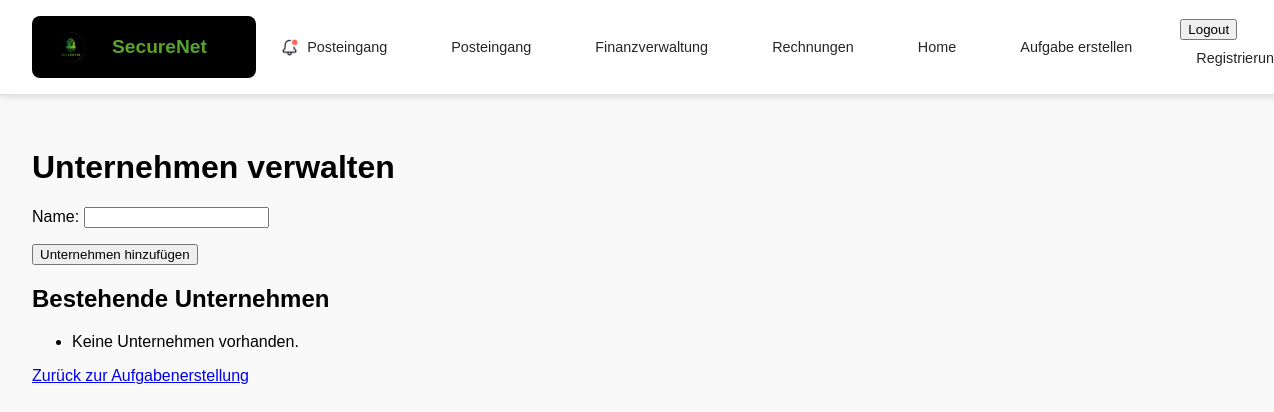
/posts/unternehmen_verwalten/ (signed in), run on an earlier commit of the app's database.
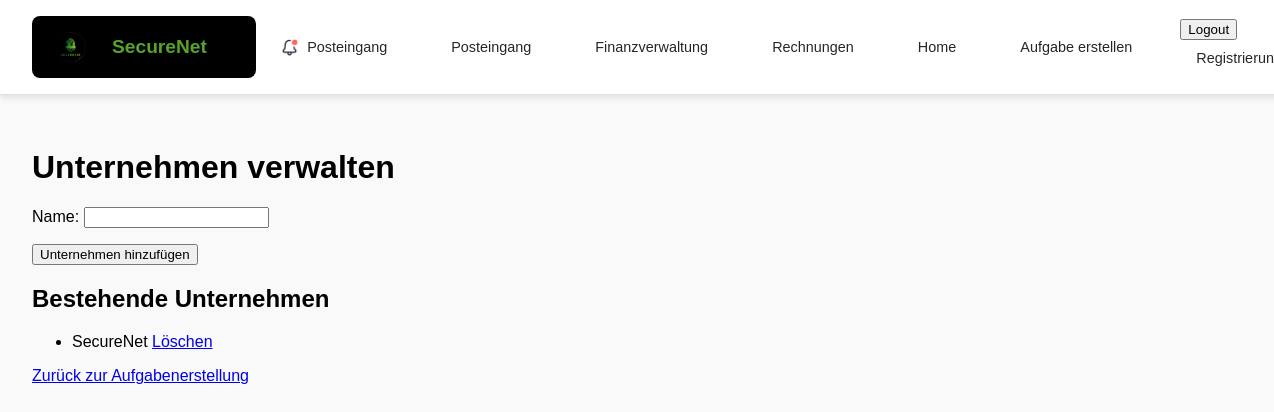
And on a later commit of the database.
### posts/models.py (models this page shows, shortened)
class Unternehmen(models.Model):
    name = models.CharField(max_length=100, unique=True)

### posts/views.py (the view)
    def _wrapped_view_func(request, *args, **kwargs):
        if request.user.is_authenticated and request.user.role == 'teacher':
            return view_func(request, *args, **kwargs)
        else:
            return HttpResponse(f'Fehlende Berechtigung <br><a href="{reverse("index")}">Zurück zur Startseite</a>')

### posts/forms.py
class UnternehmenForm(forms.ModelForm):
    class Meta:
        model = Unternehmen
        fields = ['name']

### posts/views.py (called while the page is built)
def lehrkraft_required(view_func):
    def _wrapped_view_func(request, *args, **kwargs):
        if request.user.is_authenticated and request.user.role == 'teacher':
            return view_func(request, *args, **kwargs)
        else:
            return HttpResponse(f'Fehlende Berechtigung <br><a href="{reverse("index")}">Zurück zur Startseite</a>')
    return _wrapped_view_func

@lehrkraft_required
def unternehmen_verwalten(request):
    if request.method == 'POST':
        form = UnternehmenForm(request.POST)
        if form.is_valid():
            form.save()
            return redirect('posts:unternehmen_verwalten')
    else:
        form = UnternehmenForm()
    unternehmen = Unternehmen.objects.all()
    return render(request, 'posts/neues_unternehmen.html', {
        'form': form,
        'unternehmen': unternehmen
    })

### posts/templates/posts/neues_unternehmen.html (shortened to what this page needs)
{% extends 'master_layout.html' %}
{% load static%}
{% block content %}
<h1>Unternehmen verwalten</h1>
<form method="post">
    {{ form.as_p }}
    <button type="submit">Unternehmen hinzufügen</button>
</form>
<h2>Bestehende Unternehmen</h2>
<ul>
    {% for unternehmen in unternehmen %}
        <li>
            {{ unternehmen.name }}
            <a href="{% url 'posts:unternehmen_loeschen' unternehmen.id %}" class="btn btn-danger">Löschen</a>
        </li>
    {% empty %}
        <li>Keine Unternehmen vorhanden.</li>
    {% endfor %}
</ul>
<a href="{% url 'posts:aufgabe_erstellen' %}" class="btn btn-secondary">Zurück zur Aufgabenerstellung</a>
{% endblock %}

What changed in the data, as far as the page shows it:
added Unternehmen: name "SecureNet"
Also different on the page:
text no longer shown: "Keine Unternehmen vorhanden."
